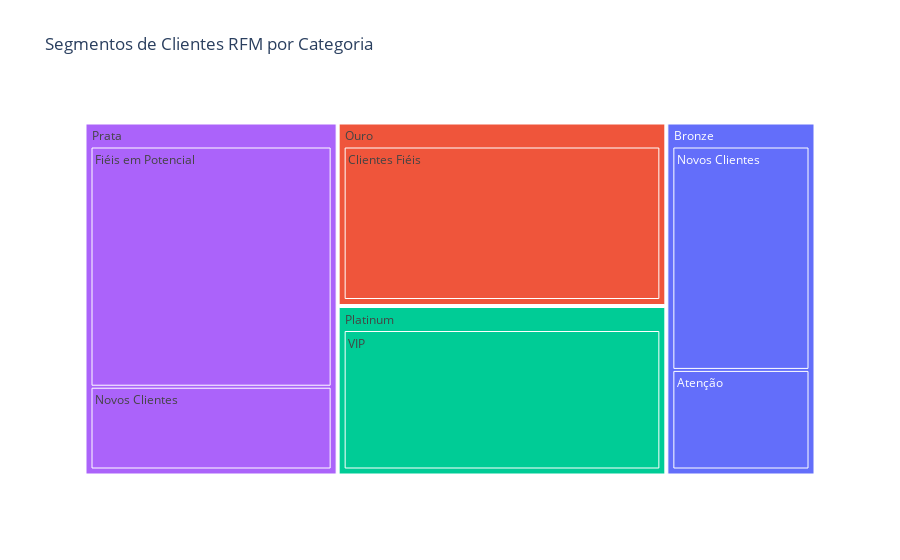

The notebook cell this image was saved under:
### Code cell
fig_treemap_segment_product = px.treemap(segment_product_counts,
                                         path=["Segmento RFM", "Segmento Clientes"],
                                         values="Count",
                                         color="Segmento RFM",
                                         color_discrete_sequence=px.colors.qualitative.Plotly,
                                         title="Segmentos de Clientes RFM por Categoria")
fig_treemap_segment_product.show()

### Figure 1 — Plotly figure (JSON) as saved in the notebook; plotly's stock layout.template omitted (floating-point values rounded to 4 significant figures)
{"data": [{"branchvalues": "total", "customdata": [["Bronze"], ["Bronze"], ["Bronze"], ["Ouro"], ["Ouro"], ["Platinum"], ["Platinum"], ["Prata"], ["Prata"], ["Prata"]], "domain": {"x": [0, 1], "y": [0, 1]}, "hovertemplate": "labels=%{label}<br>Count=%{value}<br>parent=%{parent}<br>id=%{id}<br>Segmento RFM=%{customdata[0]}<extra></extra>", "ids": ["Bronze/Atenção", "Bronze/Novos Clientes", "Bronze", "Ouro/Clientes Fiéis", "Ouro", "Platinum/VIP", "Platinum", "Prata/Fiéis em Potencial", "Prata/Novos Clientes", "Prata"], "labels": ["Atenção", "Novos Clientes", "Bronze", "Clientes Fiéis", "Ouro", "VIP", "Platinum", "Fiéis em Potencial", "Novos Clientes", "Prata"], "marker": {"colors": ["#636EFA", "#636EFA", "#636EFA", "#EF553B", "#EF553B", "#00CC96", "#00CC96", "#AB63FA", "#AB63FA", "#AB63FA"]}, "name": "", "parents": ["Bronze", "Bronze", "", "Ouro", "", "Platinum", "", "Prata", "Prata", ""], "type": "treemap", "values": [275.0, 617.0, 892.0, 1022.0, 1022.0, 944.0, 944.0, 1126.0, 388.0, 1514.0]}], "layout": {"legend": {"tracegroupgap": 0}, "title": {"text": "Segmentos de Clientes RFM por Categoria"}, "treemapcolorway": ["#636EFA", "#EF553B", "#00CC96", "#AB63FA", "#FFA15A", "#19D3F3", "#FF6692", "#B6E880", "#FF97FF", "#FECB52"]}}
